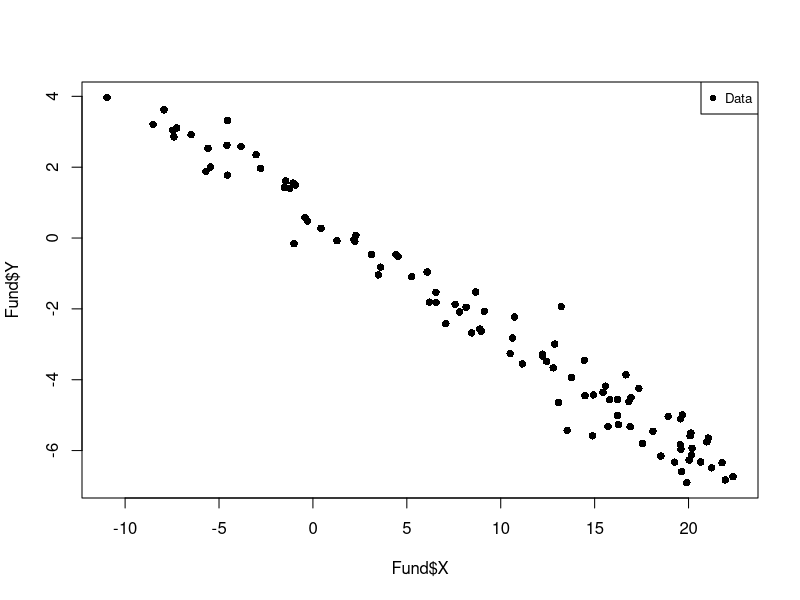
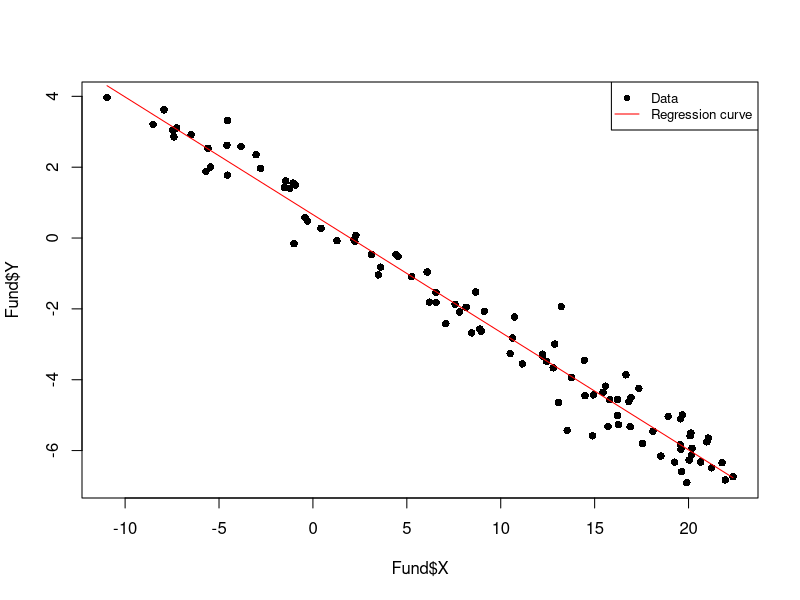
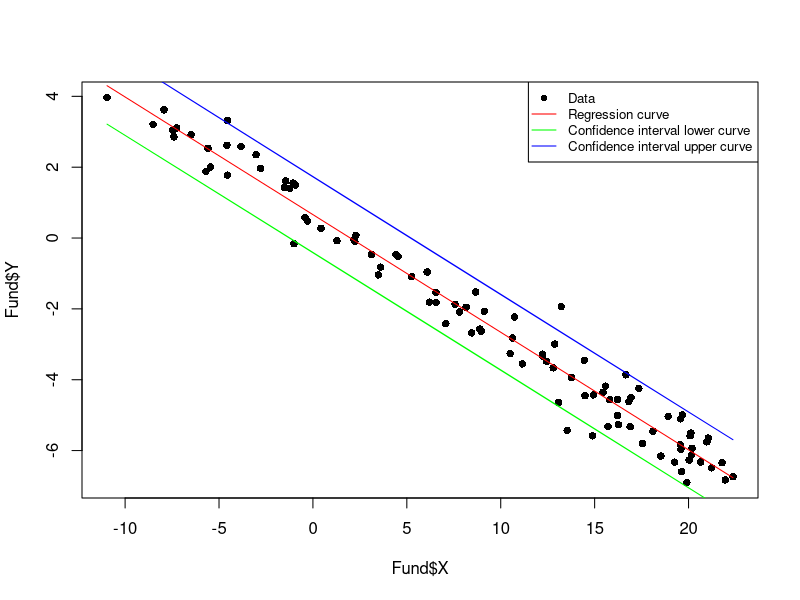

Here is the R script that generated these plots, in order:
## ---- chunk 1
Fund <- read.table(file="./fund.txt", header = FALSE)
## ---- chunk 2
head(Fund)
## ---- chunk 3
library(dplyr, quietly = TRUE)
Fund <- Fund %>% dplyr::rename(Y = V1, X = V2)
## ---- chunk 4
head(Fund)
## ---- chunk 5
summary(Fund$Y)
## ---- chunk 6
summary(Fund$X)
## ---- chunk 7
plot(Fund$Y~Fund$X, pch = 16)
legend("topright", legend=c("Data" ),col=c("black"),pch=16, cex=0.8)
## ---- chunk 8
n <- length(Fund$X)
X_n.barre <- (1/n) * sum(Fund$X)
Y_n.barre <- (1/n) * sum(Fund$Y)
## ---- chunk 9

B_1.hate = sum((Fund$Y-Y_n.barre) *(Fund$X-X_n.barre)) / sum((Fund$X-X_n.barre)^2)
B_0.hate = Y_n.barre - B_1.hate*X_n.barre

cat("Coefficients:
               Estimate \n",
    "(Intercepte) ", B_0.hate, "\n",
    "X           ", B_1.hate)

## ---- chunk 10
Pred.Y <- 0.6606614 -0.3320686*Fund$X
## ---- chunk 11

MSE <- sum((Fund$Y-Pred.Y)^2)/n

cat("The Mean Squared Error of the fitted model equal to:",MSE)
## ---- chunk 12
sigma_n.hate <- sqrt(sum((Fund$Y-Pred.Y)^2)/98)
cat("The unbiased estimator of sigma_n is equal to:",sigma_n.hate)

## ---- chunk 13

CI_B0.Lower <- B_0.hate - sigma_n.hate * sqrt((1/n) + ((X_n.barre)^2/ sum((Fund$X-X_n.barre)^2))) * 
  qt(0.975, (n-2))
CI_B0.Upper <- B_0.hate + sigma_n.hate * sqrt((1/n) + ((X_n.barre)^2/ sum((Fund$X-X_n.barre)^2))) * 
  qt(0.975, (n-2))
cat("The confidence interval for BO is : (", CI_B0.Lower , ",", CI_B0.Upper, ")" )
## ---- chunk 14

CI_B1.Lower <- B_1.hate - sigma_n.hate / sqrt(sum((Fund$X-X_n.barre)^2)) * 
  qt(0.975, (n-2))
CI_B1.Upper <- B_1.hate + sigma_n.hate / sqrt(sum((Fund$X-X_n.barre)^2)) * 
  qt(0.975, (n-2))
cat("The confidence interval for B1 is : (", CI_B1.Lower , ",", CI_B1.Upper, ")" )
## ---- chunk 15
plot(Fund$Y~Fund$X, pch = 16)
lines(Fund$X, Pred.Y, type = "l", col="red")
legend("topright", legend=c("Data","Regression curve" ),col=c("black","red"),
       lty = c(NA,1),pch=c(16, NA), cex=0.8)
## ---- chunk 16
Pred.Y.CI_Lower <- Pred.Y - sqrt ( MSE * (1 + (1/n) + 
                                            ((Fund$X - X_n.barre)^2/
                                              sum((Fund$X-X_n.barre)^2)))) * qt(0.975, (n-2))
Pred.Y.CI_Upper <- Pred.Y + sqrt ( MSE * (1 + (1/n) + 
                                            ((Fund$X - X_n.barre)^2/ 
                                              sum((Fund$X-X_n.barre)^2)))) * qt(0.975, (n-2))


Pred.Y.CI <- matrix(nrow = n, ncol = 3, dimnames = 
                      list(c(1:n),c("Pred.Y","Pred.Y.CI_Lower","Pred.Y.CI_Upper")))
Pred.Y.CI[,1] <- Pred.Y
Pred.Y.CI[,2] <- Pred.Y.CI_Lower
Pred.Y.CI[,3] <- Pred.Y.CI_Upper

head(Pred.Y.CI)
## ---- chunk 17
plot(Fund$Y~Fund$X, pch = 16)
lines(Fund$X, Pred.Y, type = "l", col="red")
lines(Fund$X, Pred.Y.CI_Lower, type = "l" , col="green")
lines(Fund$X, Pred.Y.CI_Upper, type = "l" , col="blue")
legend("topright", legend=c("Data","Regression curve", "Confidence interval lower curve",
                            "Confidence interval upper curve" ),col=c("black","red","green",
                                                                     "blue"),lty=c(NA,1,1,1),
       pch=c(16, NA, NA, NA), cex=0.8)
## ---- chunk 18

LSE_F = sum((Fund$Y-Pred.Y)^2)    #Least squared error of the fitted model
LSE_R = sum((Fund$Y-Y_n.barre)^2) #Least squared error of the reduced model (yi = B0 + epsi)

MSR = (LSE_R - LSE_F)/((n-1)-(n-2))
MSE = LSE_F/(n-2)

F_value = MSR/MSE
P_value = df(F_value, (n-1)-(n-2), (n-2))
cat("The P-Value is equal to:", P_value)
